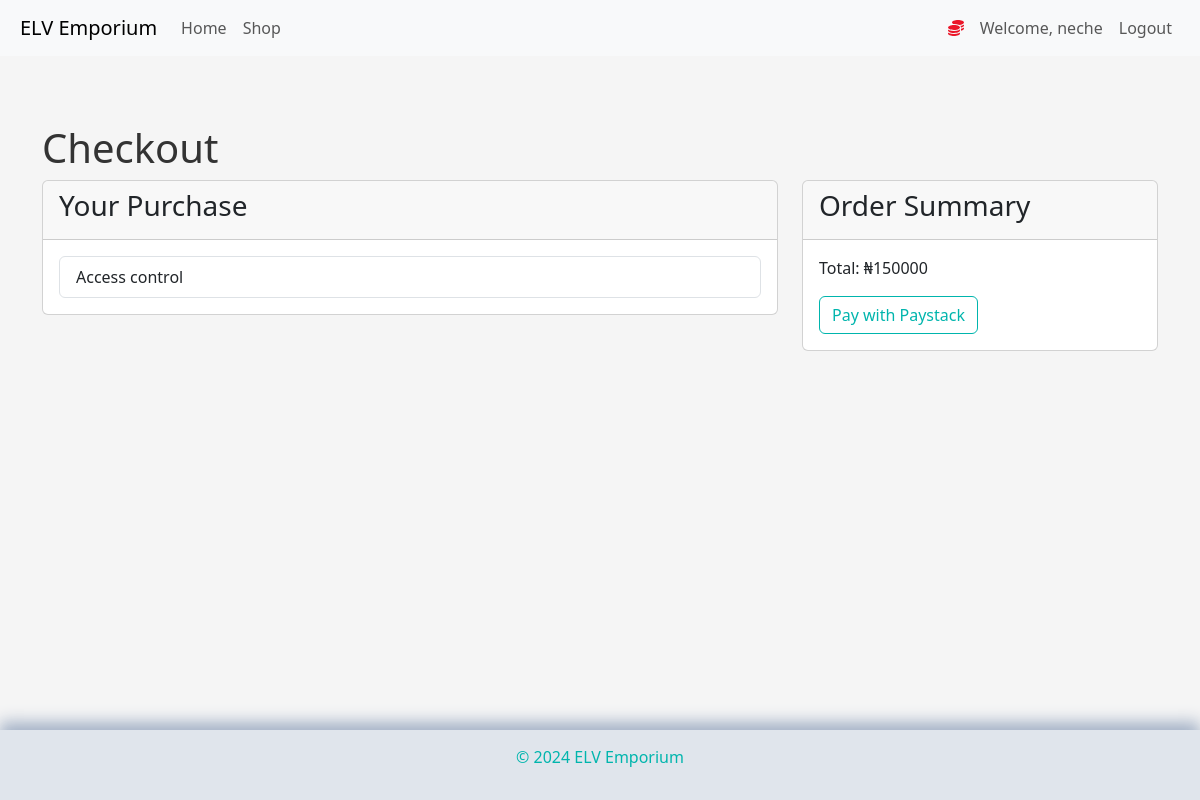
The app's page /checkout?item_id=2 (signed in) with its own data.
### market/models.py (models this page shows, shortened)
class User(db.Model, UserMixin):
    id = db.Column(db.Integer, primary_key=True)
    username = db.Column(db.String(30), nullable=False, unique=True)
    email_address = db.Column(db.String(60), nullable=False, unique=True)
    password_hash = db.Column(db.String(60), nullable=False)
    items = db.relationship('Item', backref='owned_user', lazy=True)
    cart = db.relationship('CartItem', backref='user', lazy=True)
    @property
    def password(self):
        return self.password

class Item(db.Model):
    id = db.Column(db.Integer, primary_key=True)
    name = db.Column(db.String(30), nullable=False, unique=True)
    category = db.Column(db.String(30), nullable=False)
    price = db.Column(db.Integer, nullable=True)
    owner = db.Column(db.Integer, db.ForeignKey('user.id'))
    image_filename = db.Column(db.String(100), nullable=False, default='default_image.jpg')

### market/routes.py (the view)
@app.route('/checkout', methods=['GET'])
@login_required
def checkout():
    item_id = request.args.get('item_id')
    if item_id:
        item = Item.query.get_or_404(item_id)
        total = item.price
        items = [item]
    else:
        items = current_user.cart_items()
        total = current_user.cart_total()
    return render_template('checkout.html', items=items, total=total)

### market/models.py (called while the page is built)
@login_manager.user_loader
def load_user(user_id):
    return User.query.get(int(user_id))

### market/templates/checkout.html (shortened to what this page needs)
{% extends 'base.html' %}
{% block content %}
<div class="container mt-5">
    <h1>Checkout</h1>
    <div class="row">
        <div class="col-md-8">
            <div class="card">
                <div class="card-header">
                    <h3>Your Purchase</h3>
                </div>
                <div class="card-body">
                    <ul class="list-group">
                        {% for item in items %}
                        <li class="list-group-item d-flex justify-content-between align-items-center">
                            {{ item.name }}
                            <span class="badge badge-primary badge-pill">₦{{ item.price }}</span>
                        </li>
                        {% endfor %}
                    </ul>
                </div>
            </div>
        </div>
        <div class="col-md-4">
            <div class="card">
                <div class="card-header">
                    <h3>Order Summary</h3>
                </div>
                <div class="card-body">
                    <p>Total: ₦{{ total }}</p>
                    <button id="payButton" class="btn btn-primary btn-block">Pay with Paystack</button>
                </div>
            </div>
        </div>
    </div>
</div>
{% endblock %}

### market/templates/base.html (shortened to what this page needs)
<!doctype html>
<html lang="en">
<head>
    <link href="https://cdn.jsdelivr.net/npm/bootstrap@5.3.3/dist/css/bootstrap.min.css" rel="stylesheet"
>
    <link rel="stylesheet" href="https://cdnjs.cloudflare.com/ajax/libs/font-awesome/6.4.0/css/all.min.css">
</head>
<body>
    <nav class="navbar navbar-expand-lg bg-body-tertiary">
        <a class="navbar-brand" href="{{ url_for('home_page') }}">ELV Emporium</a>
        <div class="collapse navbar-collapse" id="navbarSupportedContent">
            <ul class="navbar-nav me-auto mb-2 mb-lg-0">
                <li class="nav-item active">
                    <a class="nav-link" href="{{ url_for('home_page') }}">Home </a>
                </li>
                <li class="nav-item">
                    <a class="nav-link" href="{{ url_for('shop_page') }}">Shop</a>
                </li>
            </ul>
            {% if current_user.is_authenticated %}
            <ul class="navbar-nav">
                <li class="nav-item">
                    <a class="nav-link" style="color: rgb(235, 22, 40); font-weight: bold">
                        <i class="fas fa-coins"></i>
                    </a>
                </li>
                <li class="nav-item">
                    <a class="nav-link">Welcome, {{ current_user.username }}</a>
                </li>
                <li class="nav-item">
                    <a class="nav-link" href="{{ url_for('logout_page') }}">Logout</a>
                </li>
            </ul>
            {% endif %}
        </div>
    </nav>
    <div class="content-wrapper">
        {% block content %}
        {% endblock %}
    </div>
    <footer class="neumorphic-footer">
        <div class="copyright">
            <p>&copy; 2024 ELV Emporium</p>
        </div>
    </footer>
</body>
</html>

### market/templates/base.html (style rules this page uses)
body { background-color: whitesmoke; color: #333; margin: 0; padding: 0; min-height: 100vh; display: flex; flex-direction: column; }
nav.navbar { padding-left: 20px; padding-right: 20px; }
button.btn { border: 1px solid #00B5AD; background-color: transparent; color: #00B5AD; }
.content-wrapper { flex: 1 0 auto; padding: 20px; }
.neumorphic-footer { flex-shrink: 0; background-color: #e0e5ec; padding: 15px; box-shadow: 0 -8px 15px #a3b1c6, 0 8px 15px #ffffff; }
.copyright { text-align: center; color: #00B5AD; }

### records on screen
User: username "neche"
Item: name "Access control", price "150000"
